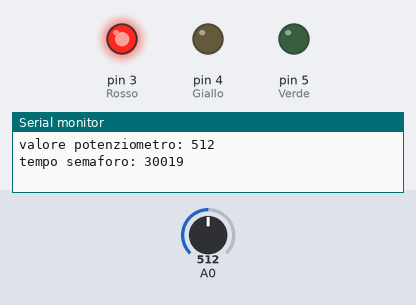
The sketch below on a simulated Arduino Uno, built with avr-gcc and run on an emulated ATmega328P. Parts: output pins drawn as LEDs (lit = HIGH), the last lines printed to the serial monitor. The test bench sets the inputs (shaded band); at power-on: A0 = 512.

Above: at 0.1 s.
At 30.1 s:
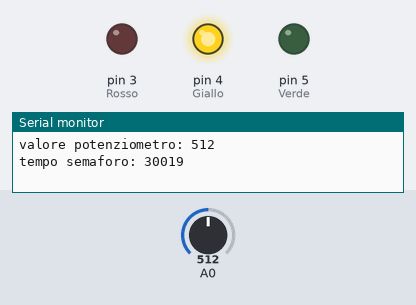
At 102.1 s:
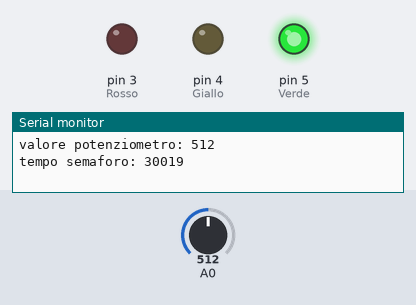
Timing chart, 0 to 103.6 s (numbered marks = the images above):
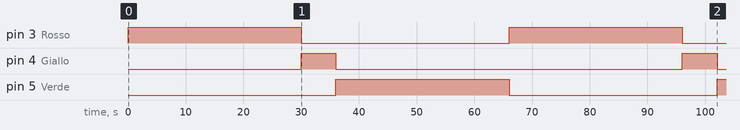

The sketch:

Semaforo_con_potenziometro.ino
```cpp
int pot; //variabile associata al potenziometro
int Rosso=3; //variabile del led Rosso
int Verde=5; //variabile del led Verde
int Giallo=4; //variabile del led Giallo

long tempo; //variabile che gestisce il tempo di accensione in millisecondi dei led verde e rosso

void setup()
{
  pinMode(Rosso, OUTPUT);
  pinMode(Verde, OUTPUT);
  pinMode(Giallo, OUTPUT);
  Serial.begin(9600);
}


void loop()
{
   pot=analogRead(A0);
  Serial.print ("valore potenziometro: ");
  Serial.println(pot);

  tempo = map(pot, 0, 1023, 10000, 50000);
  Serial.print("tempo semaforo: ");
  Serial.println(tempo);
  Serial.println(" ");


  digitalWrite(Rosso,HIGH);
  delay(tempo);
  digitalWrite(Rosso,LOW);
  digitalWrite(Giallo,HIGH);
  delay((tempo/5));
  digitalWrite(Giallo,LOW);
  digitalWrite(Verde, HIGH);
  delay(tempo);
  digitalWrite(Verde, LOW);


}
```

Measured:
- by itself, pin 3 (Rosso): alternates HIGH for 30.0 s and LOW for 36.0 s
- by itself, pin 4 (Giallo): alternates HIGH for 6.0 s and LOW for 60.0 s
- by itself, pin 5 (Verde): LOW → HIGH at 36.0 s, → LOW 30.0 s later, → HIGH 36.0 s later
